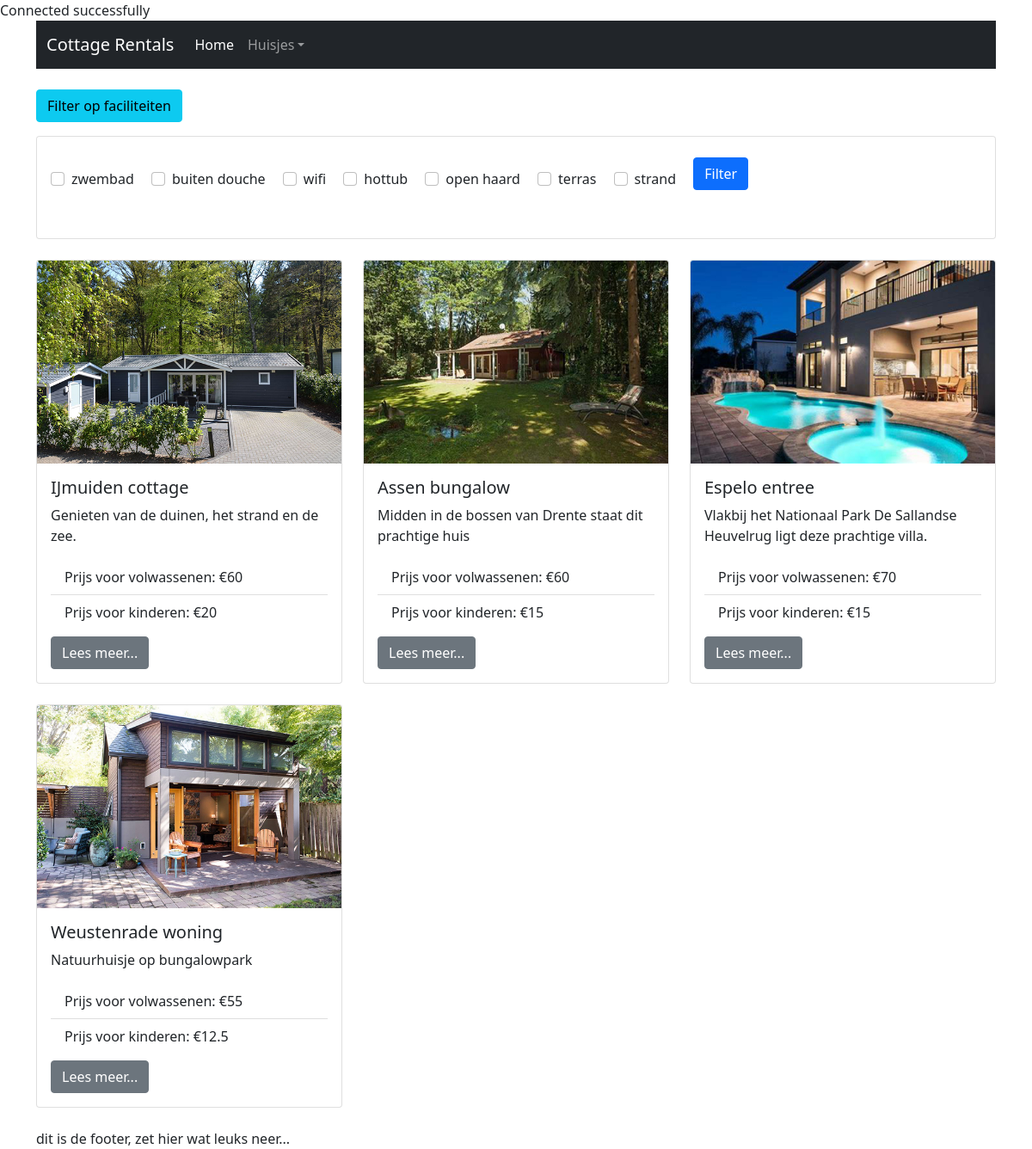
The page / on the database its author committed.
### tables this page shows
CREATE TABLE `facilities` (
  `facility_id` int(11) NOT NULL,
  `facility_name` varchar(255) NOT NULL
);

CREATE TABLE `cottages` (
  `cottage_id` int(11) NOT NULL,
  `cottage_name` varchar(50) NOT NULL,
  `cottage_excerpt` varchar(255) NOT NULL,
  `cottage_descr` longtext NOT NULL,
  `cottage_img` varchar(255) NOT NULL,
  `cottage_img2` varchar(255) NOT NULL,
  `cottage_img3` varchar(255) NOT NULL,
  `cottage_img4` varchar(255) NOT NULL,
  `cottage_price_a` double NOT NULL,
  `cottage_price_c` double NOT NULL
);

### includes/functions.php (called while the page is built, shortened)
<?php
function getData($sql, $method){
    global $conn;
    $statement = $conn->query($sql);
    if($method == 'fetch'){
        $result = $statement->fetch(PDO::FETCH_BOTH);
    }
    else {
        $result = $statement->fetchAll(PDO::FETCH_BOTH);
    }
    return $result;
}
?>

### index.php (the view, shortened to what this page needs)
<?php
include 'includes/database.php';
include 'includes/functions.php';
include "header.php";
include 'includes/filter.php';
?>
<section>
    <div class="container mt-4">
        <div class="row">
            <?php
            if($filter == false){
                $sql = "SELECT * FROM cottages";
            }
           $tblCottages = getData($sql, "fetchAll");
            ?>
            <?php if(count($tblCottages) == 0){ ?>
                <div class="col-12">
                    <div class="alert alert-warning" role="alert">Helaas er zijn geen huisjes met de volgende selectie: <?php echo $selection; ?> </div>
                </div>
            <?php } else{ ?>
                <?php foreach($tblCottages as $cottage){ ?>
                <div class="col-12 col-md-4 mb-4 d-flex align-self-stretch">
                    <div class="card">
                        <img class="card-img-top" src="images/<?= $cottage['cottage_img']; ?>" alt="image">
                            <div class="card-body">
                                <h5 class="card-title"><?= $cottage['cottage_name']; ?></h5>
                                <p class="card-text"><?= $cottage['cottage_excerpt']; ?></p>
                                <ul class="list-group list-group-flush">
                                    <li class="list-group-item">Prijs voor volwassenen:  €<?= $cottage['cottage_price_a']; ?></li>
                                    <li class="list-group-item">Prijs voor kinderen:  €<?= $cottage['cottage_price_c']; ?></li>
                                </ul>
                                <a href="huisjes.php?cottageID=<?php echo $cottage['cottage_id']; ?>" class="btn btn-secondary mt-2">Lees meer...</a>
                            </div>
                        </div>
                    </div>
                <?php }?>
            <?php } ?>
        </div>
    </div>
</section>
<?php
include 'includes/footer.php';
?>

### header.php (shortened to what this page needs)
<!doctype html>
<html lang="en">
  <head>
    <link href="https://cdn.jsdelivr.net/npm/bootstrap@5.1.3/dist/css/bootstrap.min.css" rel="stylesheet">
  </head>
  <body class="body-wrapper">
    <section>
        <div class="container">
        <?php
        include 'menu.php';
        ?>
        </div>
    </section>

### menu.php (shortened to what this page needs)
 <nav class="navbar navbar-expand-lg navbar-dark bg-dark">
    <div class="container-fluid">
        <a class="navbar-brand" href="#">Cottage Rentals</a>
        <div class="collapse navbar-collapse" id="navbarSupportedContent">
            <ul class="navbar-nav me-auto mb-2 mb-lg-0">
                <li class="nav-item"><a class="nav-link active" aria-current="page" href="index.php">Home</a></li>
                <li class="nav-item dropdown">
                    <a class="nav-link dropdown-toggle" href="#" id="navbarDropdown" role="button" data-bs-toggle="dropdown" aria-expanded="false">Huisjes</a>
                        <?php
                        $tblCottages = getData("SELECT * FROM `cottages`", "fetchAll");
                        ?>
                </li>
            </ul>
        </div>
    </div>
</nav>

### includes/filter.php (shortened to what this page needs)
<section>
    <div class="container mt-4 mb-1">
    <p>
        <button class="btn btn-info" type="button" data-toggle="collapse" data-target="#collapseFilter" aria-expanded="false" aria-controls="collapseFilter">
        Filter op faciliteiten</button>
    </p>
        <div class="row">
            <div class="col-sm">
            <div class="_collapse" id="collapseFilter">
                <div class="card card-body">
                    <form name="filter" id="filter" method="GET" action="index.php">
                        <?php
                            $tblFacilities = getData("SELECT * FROM `facilities`", "fetchAll");
                            if(isset($_GET["formFacilities"])){
                                $arrFrmFilter = $_GET["formFacilities"];
                                $selection = "";
                                $filter = true;
                            }
                            else {
                                $arrFrmFilter = [];
                                $filter = false;
                            }
                            foreach($tblFacilities as $row) {
                            ?>
                                <div class="form-check form-check-inline">
                                    <input class="form-check-input" type="checkbox" value="<?php echo $row["facility_id"];?>" id="<?php echo $row["facility_id"];?>" name="formFacilities[]" <?php if(in_array($row["facility_id"], $arrFrmFilter)){echo "checked";}?>>
                                    <label class="form-check-label" for="<?php echo $row["facility_id"];?>"><?php echo $row["facility_name"];?></label>
                                </div>
                            <?php }  ?>
                        <button type="submit" name="submit_filter" value="submit" class="btn btn-primary  mb-4 mt-2">Filter</button>
                    </form>
                </div>
            </div>
            </div>
        </div>
    </div>
</section>

### includes/footer.php (shortened to what this page needs)
<section>
    <div class="container">
        dit is de footer, zet hier wat leuks neer...
    </div>
</section>
  </body>
</html>

### rows shown on the page
facilities: facility_name "zwembad"
facilities: facility_name "buiten douche"
facilities: facility_name "wifi"
facilities: facility_name "hottub"
facilities: facility_name "open haard"
facilities: facility_name "terras"
facilities: facility_name "strand"
cottages: cottage_img (picture), cottage_name "IJmuiden cottage", cottage_excerpt "Genieten van de duinen, het strand en de zee.", cottage_price_a "60", cottage_price_c "20"
cottages: cottage_img (picture), cottage_name "Assen bungalow", cottage_excerpt "Midden in de bossen van Drente staat dit prachtige huis", cottage_price_a "60", cottage_price_c "15"
cottages: cottage_img (picture), cottage_name "Espelo entree", cottage_excerpt "Vlakbij het Nationaal Park De Sallandse Heuvelrug ligt deze prachtige villa.", cottage_price_a "70", cottage_price_c "15"
cottages: cottage_img (picture), cottage_name "Weustenrade woning", cottage_excerpt "Natuurhuisje op bungalowpark", cottage_price_a "55", cottage_price_c "12.5"
